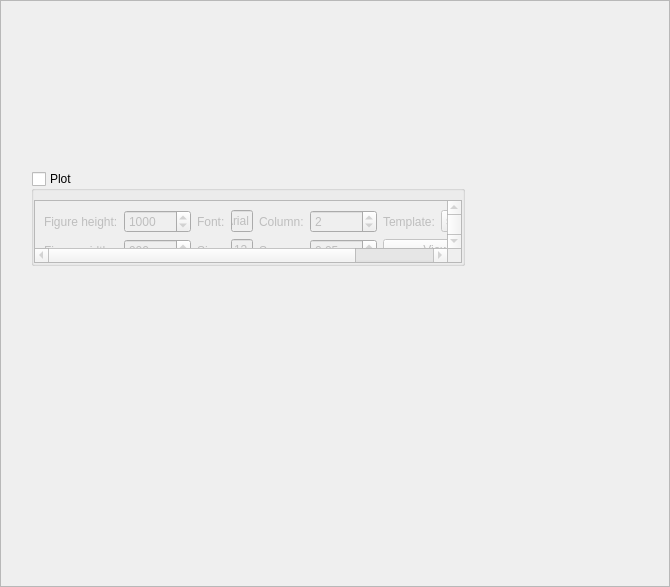
<?xml version="1.0" encoding="UTF-8"?>
<ui version="4.0">
 <class>TreeSuite</class>
 <widget class="QDialog" name="TreeSuite">
  <property name="geometry">
   <rect>
    <x>0</x>
    <y>0</y>
    <width>670</width>
    <height>587</height>
   </rect>
  </property>
  <property name="windowTitle">
   <string>TreeSuite</string>
  </property>
  <layout class="QVBoxLayout" name="verticalLayout">
   <property name="spacing">
    <number>2</number>
   </property>
   <property name="leftMargin">
    <number>0</number>
   </property>
   <property name="topMargin">
    <number>0</number>
   </property>
   <property name="rightMargin">
    <number>0</number>
   </property>
   <property name="bottomMargin">
    <number>0</number>
   </property>
   <item>
    <widget class="QScrollArea" name="scrollArea_2">
     <property name="widgetResizable">
      <bool>true</bool>
     </property>
     <widget class="QWidget" name="scrollAreaWidgetContents_2">
      <property name="geometry">
       <rect>
        <x>0</x>
        <y>0</y>
        <width>668</width>
        <height>585</height>
       </rect>
      </property>
      <widget class="QGroupBox" name="groupBox_plot">
       <property name="geometry">
        <rect>
         <x>30</x>
         <y>170</y>
         <width>434</width>
         <height>95</height>
        </rect>
       </property>
       <property name="title">
        <string>Plot</string>
       </property>
       <property name="checkable">
        <bool>true</bool>
       </property>
       <property name="checked">
        <bool>false</bool>
       </property>
       <layout class="QGridLayout" name="gridLayout_3">
        <property name="leftMargin">
         <number>0</number>
        </property>
        <property name="topMargin">
         <number>9</number>
        </property>
        <property name="rightMargin">
         <number>0</number>
        </property>
        <property name="bottomMargin">
         <number>0</number>
        </property>
        <property name="spacing">
         <number>0</number>
        </property>
        <item row="0" column="0">
         <widget class="QScrollArea" name="scrollArea">
          <property name="widgetResizable">
           <bool>true</bool>
          </property>
          <widget class="QWidget" name="scrollAreaWidgetContents">
           <property name="geometry">
            <rect>
             <x>0</x>
             <y>0</y>
             <width>568</width>
             <height>67</height>
            </rect>
           </property>
           <layout class="QGridLayout" name="gridLayout_4">
            <item row="0" column="0">
             <widget class="QLabel" name="label_22">
              <property name="text">
               <string>Figure height:</string>
              </property>
             </widget>
            </item>
            <item row="0" column="1">
             <widget class="QSpinBox" name="spinBox_7">
              <property name="sizePolicy">
               <sizepolicy hsizetype="Preferred" vsizetype="Fixed">
                <horstretch>0</horstretch>
                <verstretch>0</verstretch>
               </sizepolicy>
              </property>
              <property name="minimum">
               <number>1</number>
              </property>
              <property name="maximum">
               <number>999999999</number>
              </property>
              <property name="singleStep">
               <number>10</number>
              </property>
              <property name="value">
               <number>1000</number>
              </property>
             </widget>
            </item>
            <item row="0" column="2">
             <widget class="QLabel" name="label_20">
              <property name="text">
               <string>Font:</string>
              </property>
             </widget>
            </item>
            <item row="0" column="3">
             <widget class="ComLineEdit" name="lineEdit_3">
              <property name="sizePolicy">
               <sizepolicy hsizetype="Preferred" vsizetype="Fixed">
                <horstretch>0</horstretch>
                <verstretch>0</verstretch>
               </sizepolicy>
              </property>
              <property name="text">
               <string>Arial</string>
              </property>
              <property name="readOnly">
               <bool>true</bool>
              </property>
             </widget>
            </item>
            <item row="0" column="4">
             <widget class="QLabel" name="label_24">
              <property name="text">
               <string>Column:</string>
              </property>
             </widget>
            </item>
            <item row="0" column="5">
             <widget class="QSpinBox" name="spinBox_9">
              <property name="sizePolicy">
               <sizepolicy hsizetype="Preferred" vsizetype="Fixed">
                <horstretch>0</horstretch>
                <verstretch>0</verstretch>
               </sizepolicy>
              </property>
              <property name="minimum">
               <number>1</number>
              </property>
              <property name="maximum">
               <number>999999999</number>
              </property>
              <property name="singleStep">
               <number>1</number>
              </property>
              <property name="value">
               <number>2</number>
              </property>
             </widget>
            </item>
            <item row="0" column="6">
             <widget class="QLabel" name="label_26">
              <property name="text">
               <string>Template:</string>
              </property>
             </widget>
            </item>
            <item row="0" column="7">
             <widget class="QComboBox" name="comboBox_2">
              <property name="sizePolicy">
               <sizepolicy hsizetype="Expanding" vsizetype="Fixed">
                <horstretch>0</horstretch>
                <verstretch>0</verstretch>
               </sizepolicy>
              </property>
              <item>
               <property name="text">
                <string>simple_white</string>
               </property>
              </item>
              <item>
               <property name="text">
                <string>ggplot2</string>
               </property>
              </item>
              <item>
               <property name="text">
                <string>seaborn</string>
               </property>
              </item>
              <item>
               <property name="text">
                <string>plotly</string>
               </property>
              </item>
              <item>
               <property name="text">
                <string>plotly_white</string>
               </property>
              </item>
              <item>
               <property name="text">
                <string>plotly_dark</string>
               </property>
              </item>
              <item>
               <property name="text">
                <string>presentation</string>
               </property>
              </item>
              <item>
               <property name="text">
                <string>xgridoff</string>
               </property>
              </item>
              <item>
               <property name="text">
                <string>ygridoff</string>
               </property>
              </item>
              <item>
               <property name="text">
                <string>gridon</string>
               </property>
              </item>
              <item>
               <property name="text">
                <string>none</string>
               </property>
              </item>
             </widget>
            </item>
            <item row="1" column="0">
             <widget class="QLabel" name="label_23">
              <property name="text">
               <string>Figure width:</string>
              </property>
             </widget>
            </item>
            <item row="1" column="1">
             <widget class="QSpinBox" name="spinBox_8">
              <property name="sizePolicy">
               <sizepolicy hsizetype="Preferred" vsizetype="Fixed">
                <horstretch>0</horstretch>
                <verstretch>0</verstretch>
               </sizepolicy>
              </property>
              <property name="minimum">
               <number>1</number>
              </property>
              <property name="maximum">
               <number>999999999</number>
              </property>
              <property name="value">
               <number>900</number>
              </property>
             </widget>
            </item>
            <item row="1" column="2">
             <widget class="QLabel" name="label_21">
              <property name="text">
               <string>Size:</string>
              </property>
             </widget>
            </item>
            <item row="1" column="3">
             <widget class="ComLineEdit" name="lineEdit_4">
              <property name="sizePolicy">
               <sizepolicy hsizetype="Preferred" vsizetype="Fixed">
                <horstretch>0</horstretch>
                <verstretch>0</verstretch>
               </sizepolicy>
              </property>
              <property name="text">
               <string>13</string>
              </property>
              <property name="readOnly">
               <bool>true</bool>
              </property>
             </widget>
            </item>
            <item row="1" column="4">
             <widget class="QLabel" name="label_25">
              <property name="text">
               <string>Space:</string>
              </property>
             </widget>
            </item>
            <item row="1" column="5">
             <widget class="QDoubleSpinBox" name="doubleSpinBox_10">
              <property name="sizePolicy">
               <sizepolicy hsizetype="Preferred" vsizetype="Fixed">
                <horstretch>0</horstretch>
                <verstretch>0</verstretch>
               </sizepolicy>
              </property>
              <property name="value">
               <double>0.050000000000000</double>
              </property>
             </widget>
            </item>
            <item row="1" column="6" colspan="2">
             <widget class="QPushButton" name="pushButton_2">
              <property name="sizePolicy">
               <sizepolicy hsizetype="Expanding" vsizetype="Fixed">
                <horstretch>0</horstretch>
                <verstretch>0</verstretch>
               </sizepolicy>
              </property>
              <property name="text">
               <string>View/Edit code</string>
              </property>
             </widget>
            </item>
           </layout>
          </widget>
         </widget>
        </item>
       </layout>
      </widget>
     </widget>
    </widget>
   </item>
  </layout>
 </widget>
 <customwidgets>
  <customwidget>
   <class>ComLineEdit</class>
   <extends>QLineEdit</extends>
   <header>src.CustomWidget.h</header>
  </customwidget>
 </customwidgets>
 <resources>
  <include location="../myRes.qrc"/>
 </resources>
 <connections/>
</ui>
